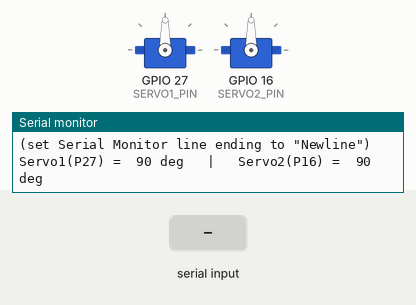
Recording of a sketch running on a simulated ESP32. On the bench: 2 × servo, the last lines printed to the serial monitor. The test bench sets the inputs (shaded band).

Above: at 1.6 s.
1.7 s: "200\n" received over Serial
At 2.0 s:
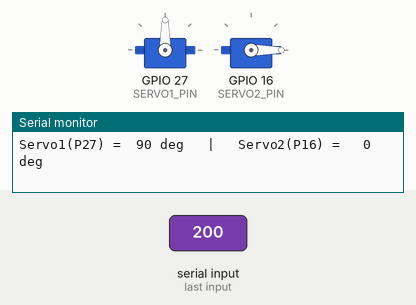
3.2 s: "+\n" received over Serial
4.7 s: "1\n" received over Serial
Timing chart, 0 to 7.7 s (numbered marks = the images above; inputs shaded):
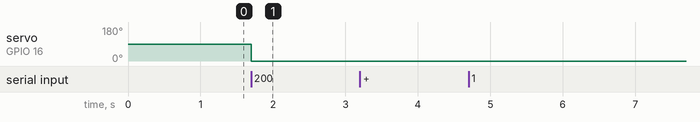

The sketch:

servo_tune.ino
```cpp
/*
 * servo_tune.ino — interactive direction/angle finder for the two barriers
 * ------------------------------------------------------------------------
 * Move each servo by hand (from the Serial Monitor) to discover which way it
 * turns and the right open/closed angles. Then tell me the numbers and I'll
 * set them in the real firmware.
 *
 * Library: ESP32Servo.
 * Pins:  Servo 1 (entry) = P27 ,  Servo 2 (exit) = P16
 *
 * Open the Serial Monitor @ 115200, set line ending to "Newline", and type:
 *     1+      servo 1 up   5 deg
 *     1-      servo 1 down 5 deg
 *     2+      servo 2 up   5 deg
 *     2-      servo 2 down 5 deg
 *     1 90    servo 1 straight to 90 deg   (any 0..180)
 *     2 0     servo 2 straight to 0 deg
 *     ?       print both current angles
 */

#include <ESP32Servo.h>

const int SERVO1_PIN = 27;   // entry
const int SERVO2_PIN = 16;   // exit
const int STEP = 5;

Servo servo1, servo2;
int angle1 = 90;
int angle2 = 90;

void apply() {
  servo1.write(angle1);
  servo2.write(angle2);
  Serial.printf("Servo1(P27) = %3d deg   |   Servo2(P16) = %3d deg\n", angle1, angle2);
}

void setup() {
  Serial.begin(115200);
  delay(400);
  Serial.println();
  Serial.println(F("=== Servo tuning ==="));
  Serial.println(F("Commands:  1+  1-  2+  2-   |   1 90   2 0   |   ?"));
  Serial.println(F("(set Serial Monitor line ending to \"Newline\")"));

  servo1.setPeriodHertz(50);
  servo2.setPeriodHertz(50);
  servo1.attach(SERVO1_PIN, 500, 2400);
  servo2.attach(SERVO2_PIN, 500, 2400);
  apply();
}

void loop() {
  if (!Serial.available()) return;

  String cmd = Serial.readStringUntil('\n');
  cmd.trim();
  if (cmd.length() == 0) return;

  if (cmd == "?") { apply(); return; }

  char w = cmd.charAt(0);
  if (w != '1' && w != '2') { Serial.println(F("start with 1 or 2 (or ?)")); return; }

  int* ang = (w == '1') ? &angle1 : &angle2;
  String rest = cmd.substring(1);
  rest.trim();

  if      (rest == "+") *ang += STEP;
  else if (rest == "-") *ang -= STEP;
  else if (rest.length() && isDigit(rest.charAt(0))) *ang = rest.toInt();
  else { Serial.println(F("use + , - , or a number 0..180")); return; }

  *ang = constrain(*ang, 0, 180);
  apply();
}
```

Measured:
- after the input at 1.7 s, servo on GPIO 16 (SERVO2_PIN): 90° → 0° at once
